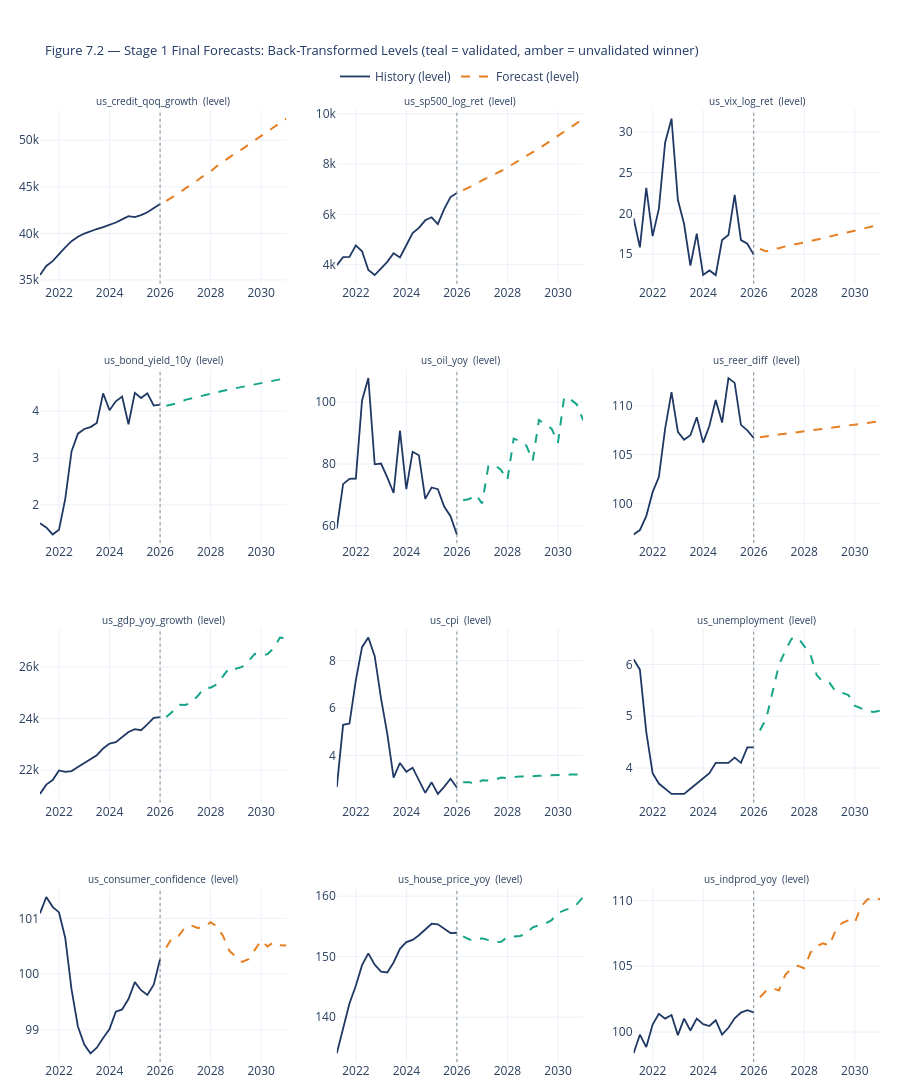

Source (notebook cell):
### Code cell
fig = make_subplots(
    rows=n_rows, cols=n_cols,
    subplot_titles=[f'{v}  (level)' for v in VARIABLES],
    vertical_spacing=0.09, horizontal_spacing=0.06
)

for i, var_name in enumerate(VARIABLES):
    row, col   = i // n_cols + 1, i % n_cols + 1
    cfg        = VARIABLES[var_name]
    raw_series = raw[cfg['raw_col']].dropna()
    raw_series = raw_series[raw_series.index <= DATA_CUTOFF].iloc[-20:]
    level_fcst = level_forecast_dict[var_name]
    validated  = validated_dict[var_name]
    line_color = TEAL if validated else AMBER

    fig.add_trace(go.Scatter(x=raw_series.index, y=raw_series.values, mode='lines',
        line=dict(color=NAVY, width=1.8), showlegend=(i == 0), name='History (level)'),
        row=row, col=col)
    fig.add_trace(go.Scatter(x=level_fcst.index, y=level_fcst.values, mode='lines',
        line=dict(color=line_color, width=2, dash='dash'),
        showlegend=(i == 0), name='Forecast (level)'), row=row, col=col)
    fig.add_vline(x=raw_series.index.max(), line_dash='dot', line_color=GREY, line_width=1,
        row=row, col=col)

fig.update_layout(
    title=dict(text='Figure 7.2 \u2014 Stage 1 Final Forecasts: Back-Transformed Levels '
                     '(teal = validated, amber = unvalidated winner)',
               font=dict(size=13, color=NAVY)),
    template=TEMPLATE,
    height=280 * n_rows,
    legend=dict(orientation='h', yanchor='bottom', y=1.02, xanchor='center', x=0.5),
    margin=dict(t=110, b=30, l=40, r=20)
)
fig.update_annotations(font_size=10)
fig.show()
